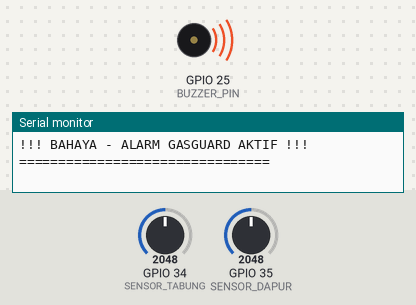
Bench run of a program on a simulated ESP32. Shown: buzzer (waves = sounding), the last lines printed to the serial monitor. The test bench sets the inputs (shaded band); at power-on: GPIO 34 (SENSOR_TABUNG) = 2048, GPIO 35 (SENSOR_DAPUR) = 2048 (analog values on the 0–4095 scale).

Above: at 1.3 s.
1.4 s: GPIO 34 (SENSOR_TABUNG) set to 1960
3.5 s: GPIO 35 (SENSOR_DAPUR) set to 1959
At 4.2 s:
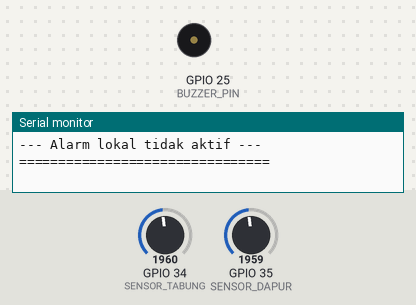
5.1 s: GPIO 35 (SENSOR_DAPUR) set to 2040
At 6.1 s:
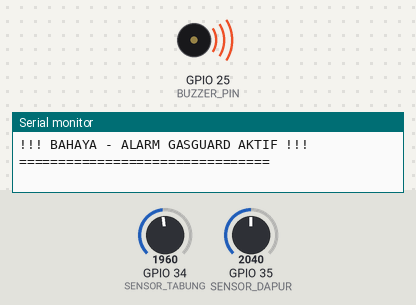
6.7 s: GPIO 35 (SENSOR_DAPUR) set to 1960
At 7.9 s:
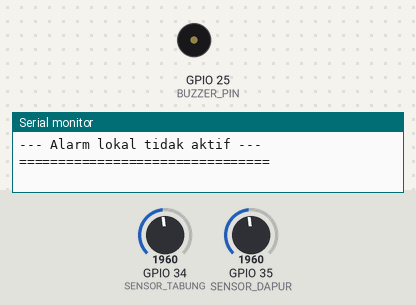
8.2 s: GPIO 34 (SENSOR_TABUNG) set to 2034
At 8.7 s:
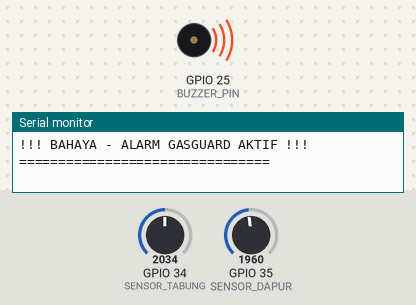
Timing chart, 0 to 11.2 s (numbered marks = the images above; inputs shaded):
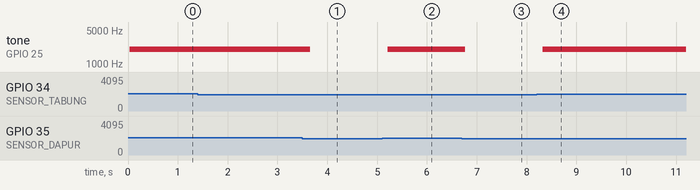

The program:

main.cpp
```cpp
#include <Arduino.h>

// Pin input sensor MQ-6
const int SENSOR_TABUNG = 34;
const int SENSOR_DAPUR = 35;

// Pin buzzer
const int BUZZER_PIN = 25;

// Ambang ADC awal untuk pengujian
const int BATAS_NORMAL = 1200;
const int BATAS_BAHAYA = 2000;

// Data mentah
int nilaiTabung = 0;
int nilaiDapur = 0;

// baca dua input sensor MQ-6
void bacaSensor() {
    nilaiTabung = analogRead(SENSOR_TABUNG);
    nilaiDapur = analogRead(SENSOR_DAPUR);
}

// Menampilkan status kondisi gas berdasarkan nilai ADC
const char* kondisiGas(int nilai) {
    if (nilai <= BATAS_NORMAL) {
        return "NORMAL";
    } else if (nilai <= BATAS_BAHAYA) {
        return "WASPADA";
    } else {
        return "BAHAYA";
    }
}

// Menampilkan data mentah dan kondisi setiap titik
void dataSensor() {
    Serial.println(" ------------------------------ ");
    Serial.print("Nilai Tabung  : ");
    Serial.print(nilaiTabung);
    Serial.print(", Nilai Dapur : ");
    Serial.print(nilaiDapur);
    Serial.print(", Kondisi Tabung  : ");
    Serial.print(kondisiGas(nilaiTabung));
    Serial.print(", Kondisi Dapur   : ");
    Serial.println(kondisiGas(nilaiDapur));
    Serial.println(" ------------------------------ ");
}

// Alarm lokal jika salah satu titik berbahaya
void statusAlarm() {
    bool bahaya =
        (nilaiTabung > BATAS_BAHAYA) ||
        (nilaiDapur > BATAS_BAHAYA);

    if (bahaya) {
        tone(BUZZER_PIN, 2000);
        Serial.println("!!! BAHAYA - ALARM GASGUARD AKTIF !!!");
    } else {
        noTone(BUZZER_PIN);
        Serial.println("--- Alarm lokal tidak aktif ---");
    }
}

void setup() {
    Serial.begin(115200);

    analogReadResolution(12); // Resolusi ADC 12-bit (0-4095)

    pinMode(SENSOR_TABUNG, INPUT);
    pinMode(SENSOR_DAPUR, INPUT);
    pinMode(BUZZER_PIN, OUTPUT);

    digitalWrite(BUZZER_PIN, LOW);
    noTone(BUZZER_PIN);

    Serial.println("===============================");
    Serial.println(" PROYEK KELOMPOK 8 IoT KELAS D ");
    Serial.println("===============================");
    Serial.println(" ------- GasGuard ESP32 ------ ");
    Serial.println("Pemantauan gas LPG dengan sensor");
    Serial.println("    MQ-6 dan alarm lokal.");
    Serial.println("================================");
    Serial.println("ADC_Tabung, ADC_Dapur, KONDISI_Tabung, KONDISI_Dapur");
}

void loop() {
    bacaSensor();
    dataSensor();

    Serial.println("================================");
    statusAlarm();
    Serial.println("================================");
    Serial.println(" ");

    delay(500);
}
```

Measured:
- the behaviour switches between 2001 and 2000 on GPIO 35 (SENSOR_DAPUR) (found by bisection; images 0 and 1)
- the behaviour switches between 2000 and 2001 on GPIO 34 (SENSOR_TABUNG) (found by bisection; images 3 and 4)
- after the input at 3.5 s, tone on GPIO 25 (BUZZER_PIN): 2000 Hz → silent after 0.16 s
- after the input at 5.1 s, tone on GPIO 25 (BUZZER_PIN): silent → 2000 Hz after 0.12 s
- after the input at 6.7 s, tone on GPIO 25 (BUZZER_PIN): 2000 Hz → silent after 0.07 s
- after the input at 8.2 s, tone on GPIO 25 (BUZZER_PIN): silent → 2000 Hz after 0.12 s
